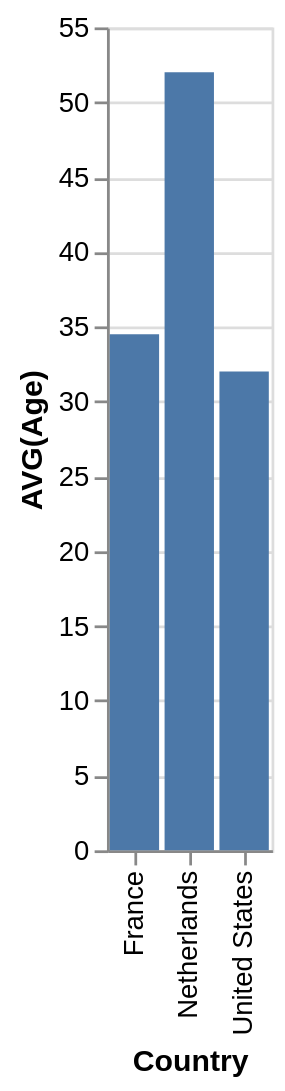

Specify this chart in Vega-Lite:
### Vega-Lite specification from a JSON file in a GitHub repository (floating-point values rounded to 4 significant figures)
{"data": {"values": [{"x_data": "France", "y_data": 34.5}, {"x_data": "Netherlands", "y_data": 52}, {"x_data": "United States", "y_data": 32}]}, "mark": "bar", "encoding": {"x": {"field": "x_data", "type": "nominal", "title": "Country", "sort": "ascending"}, "y": {"field": "y_data", "type": "quantitative", "title": "AVG(Age)"}}}
